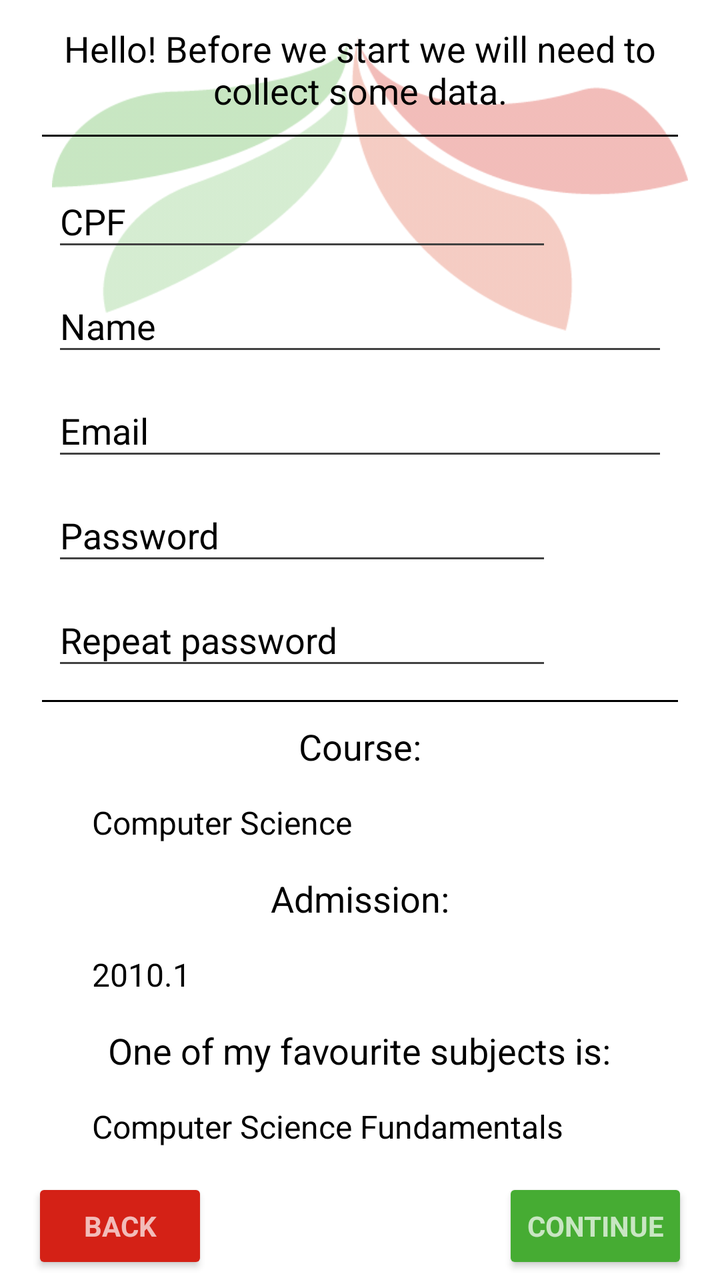
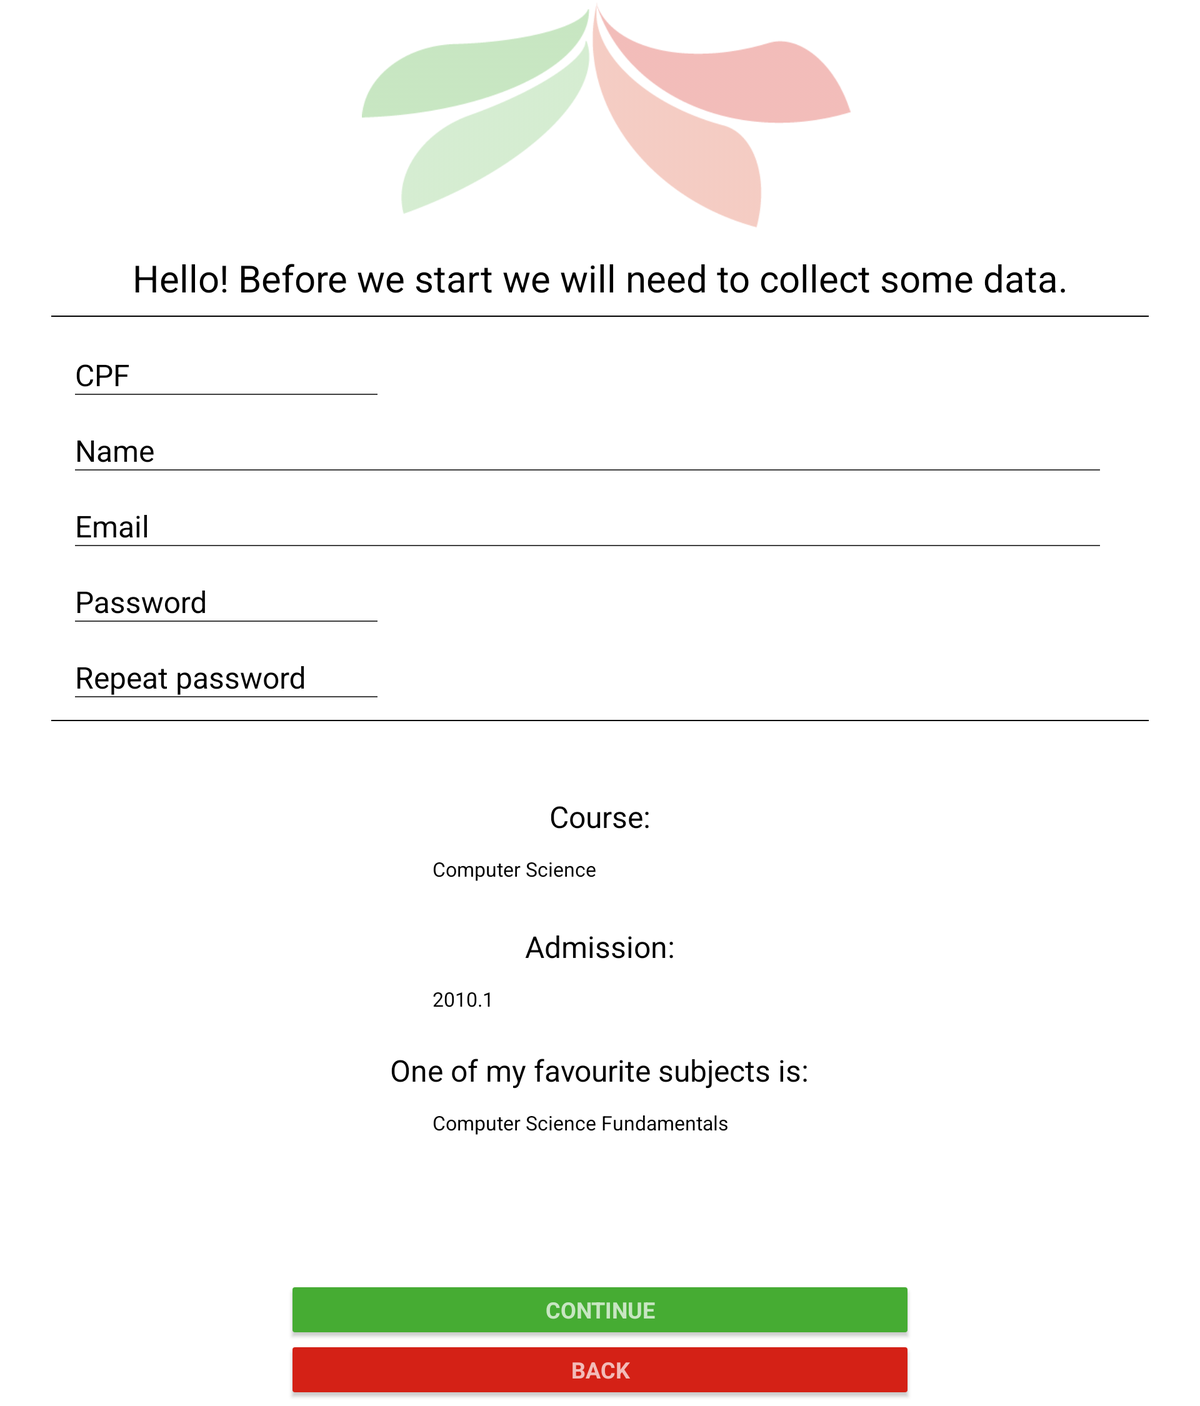

One screen, two layout resources from the same app: the default and the repository's alternative for another configuration. Each is rendered where Android would select it; the XML of both is given below.
<!-- AndroidManifest.xml: application theme SisaStyle -->
<!-- res/layout/activity_cadastro.xml -->
<ScrollView android:layout_width="match_parent"
    android:layout_height="match_parent"
    xmlns:android="http://schemas.android.com/apk/res/android">

<RelativeLayout xmlns:android="http://schemas.android.com/apk/res/android"
    android:layout_width="match_parent"
    android:layout_height="match_parent"
    xmlns:app="http://schemas.android.com/apk/res-auto"
    xmlns:tools="http://schemas.android.com/tools"
    android:paddingBottom="5dp"
    android:paddingLeft="16dp"
    android:paddingRight="16dp"
    android:paddingTop="2dp"
    android:background="#ffffff" >

    <ImageView
        android:layout_width="match_parent"
        app:srcCompat="@drawable/sisa_header"
        android:id="@+id/imageView4"
        android:alpha=".3"
        android:layout_height="180dp"
        android:layout_alignParentTop="true"
        android:layout_alignParentStart="true"
        android:layout_marginLeft="10dp" />


    <TextView
        android:text="@string/label_info_cadastro1"
        android:layout_width="wrap_content"
        android:layout_height="wrap_content"
        android:textColor="@color/textColorPrimary"
        android:id="@+id/label_start"
        android:layout_alignParentTop="true"
        android:layout_centerHorizontal="true"
        android:textSize="18sp"
        android:textAlignment="center"
        android:background="@android:color/transparent"
        android:layout_marginTop="10dp" />

    <View
        android:id="@+id/separator1"
        android:layout_width="match_parent"
        android:layout_height="1dp"
        android:background="@color/textColorPrimary"
        android:layout_marginTop="10dp"
        android:layout_marginStart="5dp"
        android:layout_marginEnd="5dp"
        android:layout_marginBottom="10dp"
        android:layout_below="@id/label_start" />

    <android.support.design.widget.TextInputLayout
        android:id="@+id/prompt_cpf"
        android:layout_width="match_parent"
        android:layout_height="wrap_content"
        android:textColorHint="@android:color/background_dark"
        style="@style/Widget.Design.TextInputLayout"
        android:layout_below="@id/separator1"
        android:background="@android:color/transparent"
        android:layout_marginLeft="10dp"
        android:layout_marginRight="10dp">

        <EditText
            android:layout_width="250dp"
            android:layout_height="wrap_content"
            android:hint="@string/prompt_CPF_cadastro1"
            android:inputType="number"
            android:maxLines="1"
            android:singleLine="true"
            android:maxLength="14"

            android:foregroundTint="#000000"
            android:textColor="@color/textColorPrimary"
            android:textColorLink="#46ac33"
            android:popupBackground="@color/colorAccent"
            android:backgroundTint="@color/cardview_dark_background"
            android:id="@+id/p_cpf" />

    </android.support.design.widget.TextInputLayout>

    <android.support.design.widget.TextInputLayout
        android:id="@+id/prompt_nome"
        android:layout_width="match_parent"
        android:layout_height="wrap_content"
        android:textColorHint="@android:color/background_dark"
        style="@style/Widget.Design.TextInputLayout"
        android:layout_below="@id/prompt_cpf"
        android:background="@android:color/transparent"
        android:layout_marginLeft="10dp"
        android:layout_marginRight="10dp">

        <EditText
            android:layout_width="match_parent"
            android:layout_height="wrap_content"
            android:hint="@string/prompt_nome_cadastro1"
            android:inputType="textPersonName"
            android:maxLines="1"
            android:singleLine="true"

            android:foregroundTint="#000000"
            android:textColor="#000000"
            android:textColorLink="#46ac33"
            android:backgroundTint="@color/cardview_dark_background"
            android:id="@+id/p_nome" />

    </android.support.design.widget.TextInputLayout>

    <android.support.design.widget.TextInputLayout
        android:id="@+id/prompt_email"
        android:layout_width="match_parent"
        android:layout_height="wrap_content"
        android:textColorHint="@android:color/background_dark"
        style="@style/Widget.Design.TextInputLayout"
        android:layout_below="@id/prompt_nome"
        android:background="@android:color/transparent"
        android:layout_marginLeft="10dp"
        android:layout_marginRight="10dp">

        <EditText
            android:layout_width="match_parent"
            android:layout_height="wrap_content"
            android:hint="@string/prompt_email_login"
            android:inputType="textEmailAddress"
            android:maxLines="1"
            android:singleLine="true"

            android:foregroundTint="#000000"
            android:textColor="#000000"
            android:textColorLink="#46ac33"
            android:backgroundTint="@color/cardview_dark_background"
            android:id="@+id/p_email" />

    </android.support.design.widget.TextInputLayout>

    <android.support.design.widget.TextInputLayout
        android:id="@+id/prompt_senha"
        android:layout_width="match_parent"
        android:layout_height="wrap_content"
        android:textColorHint="@android:color/background_dark"
        style="@style/Widget.Design.TextInputLayout"
        android:layout_below="@id/prompt_email"
        android:background="@android:color/transparent"
        android:layout_marginLeft="10dp"
        android:layout_marginRight="10dp">

        <EditText
            android:layout_width="250dp"
            android:layout_height="wrap_content"
            android:hint="@string/prompt_senha_login"
            android:inputType="textPassword"
            android:maxLines="1"
            android:singleLine="true"

            android:foregroundTint="#000000"
            android:textColor="#000000"
            android:textColorLink="#46ac33"
            android:backgroundTint="@color/cardview_dark_background"
            android:id="@+id/p_senha" />

    </android.support.design.widget.TextInputLayout>

    <android.support.design.widget.TextInputLayout
        android:id="@+id/prompt_rSenha"
        android:layout_width="match_parent"
        android:layout_height="wrap_content"
        android:textColorHint="@android:color/background_dark"
        style="@style/Widget.Design.TextInputLayout"
        android:layout_below="@id/prompt_senha"
        android:background="@android:color/transparent"
        android:layout_marginLeft="10dp"
        android:layout_marginRight="10dp">

        <EditText
            android:layout_width="250dp"
            android:layout_height="wrap_content"
            android:hint="@string/prompt_csenha_cadastro1"
            android:inputType="textPassword"
            android:maxLines="1"
            android:singleLine="true"

            android:foregroundTint="#000000"
            android:textColor="#000000"
            android:textColorLink="#46ac33"
            android:backgroundTint="@color/cardview_dark_background"
            android:id="@+id/p_rsenha" />

    </android.support.design.widget.TextInputLayout>

    <View
        android:id="@+id/separator2"
        android:layout_width="match_parent"
        android:layout_height="1dp"
        android:background="@color/textColorPrimary"
        android:layout_marginTop="10dp"
        android:layout_marginStart="5dp"
        android:layout_marginEnd="5dp"
        android:layout_marginBottom="10dp"
        android:layout_below="@id/prompt_rSenha" />

    <TextView
        android:text="@string/prompt_curso_cadastro1"
        android:layout_width="wrap_content"
        android:layout_height="wrap_content"
        android:textColor="#000000"
        android:layout_below="@id/separator2"
        android:layout_centerHorizontal="true"
        android:id="@+id/label_curso_cadastro1"
        android:textSize="18sp"
        android:background="@android:color/transparent"
        android:layout_marginLeft="10dp" />

    <Spinner
        android:layout_height="wrap_content"
        android:id="@+id/spinnerCursoCadastro"
        android:entries="@array/array_curso_cadastro1"
        android:prompt="@string/spinner_title_cadastro1"
        android:layout_below="@id/label_curso_cadastro1"
        android:layout_centerHorizontal="true"
        style="@style/spinner_style"
        android:layout_marginLeft="32dp"
        android:layout_marginRight="10dp"
        android:layout_width="300dp" />

    <TextView
        android:text="@string/prompt_ingresso_cadastro1"
        android:layout_width="wrap_content"
        android:textColor="#000000"
        android:layout_height="wrap_content"
        android:layout_centerHorizontal="true"
        android:layout_below="@+id/spinnerCursoCadastro"
        android:id="@+id/label_admissao_cadastro1"
        android:textSize="18sp"
        android:background="@android:color/transparent"
        android:layout_marginLeft="10dp" />

    <Spinner
        android:layout_height="wrap_content"
        android:entries="@array/array_ingresso_cadastro1"
        android:prompt="@string/spinner_title_cadastro1"
        android:layout_below="@id/label_admissao_cadastro1"
        android:layout_centerHorizontal="true"
        android:id="@+id/spinnerPeriodoIngresso"
        style="@style/spinner_style"
        android:layout_marginLeft="6dp"
        android:layout_marginRight="10dp"
        android:layout_width="300dp" />

    <TextView

        android:layout_width="wrap_content"
        android:layout_height="wrap_content"
        android:text="@string/prompt_disciplina_favorita_cadastro1"
        android:textColor="#000000"
        android:layout_below="@id/spinnerPeriodoIngresso"
        android:layout_centerHorizontal="true"
        android:id="@+id/label_favorita_cadastro1"
        android:textSize="18sp"
        android:background="@android:color/transparent" />

    <android.support.v7.widget.AppCompatSpinner
        android:layout_width="300dp"
        android:layout_height="wrap_content"
        android:layout_below="@id/label_favorita_cadastro1"
        android:layout_centerHorizontal="true"
        android:entries="@array/array_disciplina_cadastro1"
        android:prompt="@string/spinner_title_cadastro1"
        android:id="@+id/spinnerDisciplinaFavorita"
        style="@style/spinner_style" />

    <Button

        style="?android:textAppearanceSmall"
        android:layout_width="wrap_content"
        android:layout_height="wrap_content"
        android:text="@string/action_voltar"
        android:textStyle="bold"
        android:backgroundTint="#d42116"
        android:id="@+id/btVoltarCadastro"
        android:layout_below="@id/spinnerDisciplinaFavorita" />

    <Button

        style="?android:textAppearanceSmall"
        android:layout_width="wrap_content"
        android:layout_height="wrap_content"
        android:text="@string/action_continuar"
        android:textStyle="bold"
        android:backgroundTint="@color/colorAccent"
        android:id="@+id/btContinuarCadastro"
        android:layout_alignBaseline="@+id/btVoltarCadastro"
        android:layout_alignParentRight="true"
        android:layout_alignParentBottom="true" />

</RelativeLayout>
</ScrollView>
<!-- resources referenced by this layout -->
<resources>
  <string-array name="array_curso_cadastro1">
          <item>Computer Science</item>
  
      </string-array>
  <string-array name="array_disciplina_cadastro1">
          <item>Computer Science Fundamentals</item>
          <item>Software Systems</item>
          <item>Computer and Network Architecture</item>
      </string-array>
  <string-array name="array_ingresso_cadastro1">
          <item>2010.1</item>
          <item>2010.2</item>
          <item>2011.1</item>
          <item>2011.2</item>
          <item>2012.1</item>
          <item>2012.2</item>
          <item>2013.1</item>
          <item>2013.2</item>
      </string-array>
  <color name="colorAccent">#46ac33</color>
  <color name="textColorPrimary">#000000</color>
  <!-- drawable sisa_header: png bitmap (drawable, 10006 bytes) -->
  <string name="action_continuar">Continue</string>
  <string name="action_voltar">Back</string>
  <string name="label_info_cadastro1">Hello! Before we start we will need to collect some data.</string>
  <string name="prompt_CPF_cadastro1">CPF</string>
  <string name="prompt_csenha_cadastro1">Repeat password</string>
  <string name="prompt_curso_cadastro1">Course: </string>
  <string name="prompt_disciplina_favorita_cadastro1">One of my favourite subjects is:</string>
  <string name="prompt_email_login">Email</string>
  <string name="prompt_ingresso_cadastro1">Admission: </string>
  <string name="prompt_nome_cadastro1">Name</string>
  <string name="prompt_senha_login">Password</string>
  <string name="spinner_title_cadastro1">Pick one</string>
  <style name="spinner_style">
          <item name="android:layout_width">match_parent</item>
          <item name="android:layout_height">wrap_content</item>
          <item name="android:background">@drawable/spinner_drawable</item>
          <item name="android:layout_margin">10dp</item>
          <item name="android:paddingLeft">8dp</item>
          <item name="android:paddingRight">20dp</item>
          <item name="android:paddingTop">5dp</item>
          <item name="android:paddingBottom">5dp</item>
          <item name="android:popupBackground">#46ac33</item>
      </style>
  <style name="SisaStyle" parent="Theme.AppCompat.NoActionBar">
          
          <item name="colorPrimary">@color/colorPrimary</item>
          <item name="colorPrimaryDark">@color/colorPrimaryDark</item>
          <item name="colorAccent">@color/colorAccent</item>
          <item name="android:textColorPrimary">@color/textColorPrimary</item>
  
      </style>
  <!-- drawable spinner_drawable (drawable) -->
  <?xml version="1.0" encoding="utf-8"?>
  <selector xmlns:android="http://schemas.android.com/apk/res/android">
  
      <item><layer-list>
          <item><shape>
              <stroke android:angle="90" android:color="#46ac33" android:type="linear" /> 
  
              <stroke android:width="1dp" android:color="#000000" />
  
              <corners android:radius="4dp" />
  
              <padding android:bottom="3dp" android:left="3dp" android:right="5dp" android:top="3dp" />
          </shape></item>
          <item ><bitmap android:gravity="right" android:src="@drawable/arrow" />
          </item>
      </layer-list></item>
  
  </selector>
  <color name="colorPrimary">#000000</color>
  <color name="colorPrimaryDark">#000000</color>
</resources>
<!-- res/layout-sw600dp-land/activity_cadastro.xml (the repository's variant of the layout above) -->
<!-- drawn on a 7-inch tablet turned sideways -->
<ScrollView xmlns:android="http://schemas.android.com/apk/res/android"
    xmlns:app="http://schemas.android.com/apk/res-auto"
    xmlns:tools="http://schemas.android.com/tools"
    android:layout_height="match_parent"
    android:layout_width="match_parent">
<RelativeLayout
    android:layout_width="match_parent"
    android:layout_height="match_parent"
    android:paddingBottom="5dp"
    android:paddingLeft="16dp"
    android:paddingRight="16dp"
    android:paddingTop="2dp"
    android:background="#ffffff">

    <ImageView
        android:layout_width="match_parent"
        app:srcCompat="@drawable/sisa_header"
        android:id="@+id/imageView4"
        android:alpha=".3"
        android:layout_height="180dp"
        android:layout_alignParentTop="true"
        android:layout_alignParentStart="true"
        android:layout_marginLeft="10dp" />


    <TextView
        android:text="@string/label_info_cadastro1"
        android:layout_width="wrap_content"
        android:layout_height="wrap_content"
        android:textColor="@color/textColorPrimary"
        android:id="@+id/label_start"
        android:layout_alignParentTop="true"
        android:layout_centerHorizontal="true"
        android:textSize="30sp"
        android:textAlignment="center"
        android:background="@android:color/transparent"
        android:layout_marginTop="200dp" />

    <View
        android:id="@+id/separator1"
        android:layout_width="match_parent"
        android:layout_height="1dp"
        android:background="@color/textColorPrimary"
        android:layout_marginTop="10dp"
        android:layout_marginStart="25dp"
        android:layout_marginEnd="25dp"
        android:layout_marginBottom="10dp"
        android:layout_below="@id/label_start" />

    <android.support.design.widget.TextInputLayout
        android:id="@+id/prompt_cpf"
        android:layout_width="match_parent"
        android:layout_height="wrap_content"
        android:textColorHint="@android:color/background_dark"
        style="@style/Widget.Design.TextInputLayout"
        android:layout_below="@id/separator1"
        android:background="@android:color/transparent"
        android:layout_marginLeft="10dp"
        android:layout_marginRight="10dp">

        <AutoCompleteTextView
            android:layout_width="250dp"
            android:layout_height="wrap_content"
            android:hint="@string/prompt_CPF_cadastro1"
            android:inputType="number"
            android:maxLines="1"
            android:singleLine="true"

            android:foregroundTint="#000000"
            android:textColor="@color/textColorPrimary"
            android:textColorLink="#46ac33"
            android:popupBackground="@color/colorAccent"
            android:backgroundTint="@color/cardview_dark_background"
            android:layout_marginLeft="30dp"
            android:layout_marginRight="50dp"
            android:textSize="24sp" />

    </android.support.design.widget.TextInputLayout>

    <android.support.design.widget.TextInputLayout
        android:id="@+id/prompt_nome"
        android:layout_width="match_parent"
        android:layout_height="wrap_content"
        android:textColorHint="@android:color/background_dark"
        style="@style/Widget.Design.TextInputLayout"
        android:layout_below="@id/prompt_cpf"
        android:background="@android:color/transparent"
        android:layout_marginLeft="10dp"
        android:layout_marginRight="10dp">

        <AutoCompleteTextView
            android:layout_width="match_parent"
            android:layout_height="wrap_content"
            android:hint="@string/prompt_nome_cadastro1"
            android:inputType="textPersonName"
            android:maxLines="1"
            android:singleLine="true"

            android:foregroundTint="#000000"
            android:textColor="#000000"
            android:textColorLink="#46ac33"
            android:backgroundTint="@color/cardview_dark_background"
            android:layout_marginLeft="30dp"
            android:layout_marginRight="50dp"
            android:textSize="24sp" />

    </android.support.design.widget.TextInputLayout>

    <android.support.design.widget.TextInputLayout
        android:id="@+id/prompt_email"
        android:layout_width="match_parent"
        android:layout_height="wrap_content"
        android:textColorHint="@android:color/background_dark"
        style="@style/Widget.Design.TextInputLayout"
        android:layout_below="@id/prompt_nome"
        android:background="@android:color/transparent"
        android:layout_marginLeft="10dp"
        android:layout_marginRight="10dp">

        <AutoCompleteTextView
            android:layout_width="match_parent"
            android:layout_height="wrap_content"
            android:hint="@string/prompt_email_login"
            android:inputType="textEmailAddress"
            android:maxLines="1"
            android:singleLine="true"

            android:foregroundTint="#000000"
            android:textColor="#000000"
            android:textColorLink="#46ac33"
            android:backgroundTint="@color/cardview_dark_background"
            android:layout_marginLeft="30dp"
            android:layout_marginRight="50dp"
            android:textSize="24sp" />

    </android.support.design.widget.TextInputLayout>

    <android.support.design.widget.TextInputLayout
        android:id="@+id/prompt_senha"
        android:layout_width="match_parent"
        android:layout_height="wrap_content"
        android:textColorHint="@android:color/background_dark"
        style="@style/Widget.Design.TextInputLayout"
        android:layout_below="@id/prompt_email"
        android:background="@android:color/transparent"
        android:layout_marginLeft="10dp"
        android:layout_marginRight="10dp">

        <AutoCompleteTextView
            android:layout_width="250dp"
            android:layout_height="wrap_content"
            android:hint="@string/prompt_senha_login"
            android:inputType="textPassword"
            android:maxLines="1"
            android:singleLine="true"

            android:foregroundTint="#000000"
            android:textColor="#000000"
            android:textColorLink="#46ac33"
            android:backgroundTint="@color/cardview_dark_background"
            android:layout_marginLeft="30dp"
            android:layout_marginRight="50dp"
            android:textSize="24sp" />

    </android.support.design.widget.TextInputLayout>

    <android.support.design.widget.TextInputLayout
        android:id="@+id/prompt_rSenha"
        android:layout_width="match_parent"
        android:layout_height="wrap_content"
        android:textColorHint="@android:color/background_dark"
        style="@style/Widget.Design.TextInputLayout"
        android:layout_below="@id/prompt_senha"
        android:background="@android:color/transparent"
        android:layout_marginLeft="10dp"
        android:layout_marginRight="10dp">

        <AutoCompleteTextView
            android:layout_width="250dp"
            android:layout_height="wrap_content"
            android:hint="@string/prompt_csenha_cadastro1"
            android:inputType="textPassword"
            android:maxLines="1"
            android:singleLine="true"

            android:foregroundTint="#000000"
            android:textColor="#000000"
            android:textColorLink="#46ac33"
            android:backgroundTint="@color/cardview_dark_background"
            android:layout_marginLeft="30dp"
            android:layout_marginRight="50dp"
            android:textSize="24sp" />

    </android.support.design.widget.TextInputLayout>

    <View
        android:id="@+id/separator2"
        android:layout_width="match_parent"
        android:layout_height="1dp"
        android:background="@color/textColorPrimary"
        android:layout_marginTop="10dp"
        android:layout_marginStart="25dp"
        android:layout_marginEnd="25dp"
        android:layout_marginBottom="10dp"
        android:layout_below="@id/prompt_rSenha" />

    <TextView
        android:text="@string/prompt_curso_cadastro1"
        android:layout_width="wrap_content"
        android:layout_height="wrap_content"
        android:textColor="#000000"
        android:layout_below="@id/separator2"
        android:id="@+id/label_curso_cadastro1"
        android:textSize="24sp"
        android:layout_marginTop="50dp"
        android:layout_centerInParent="true"
        android:background="@android:color/transparent" />

    <TextView
        android:text="@string/prompt_ingresso_cadastro1"
        android:layout_width="wrap_content"
        android:textColor="#000000"
        android:layout_height="wrap_content"
        android:layout_below="@+id/spinnerCursoCadastro"
        android:id="@+id/label_admissao_cadastro1"
        android:textSize="24sp"
        android:layout_marginTop="20dp"
        android:background="@android:color/transparent"
        android:layout_centerInParent="true"/>

    <Spinner
        android:layout_height="wrap_content"
        android:entries="@array/array_ingresso_cadastro1"
        android:prompt="@string/spinner_title_cadastro1"
        android:layout_below="@id/label_admissao_cadastro1"
        android:layout_centerInParent="true"
        android:id="@+id/spinnerPeriodoIngresso"
        style="@style/spinner_style"
        android:layout_marginLeft="6dp"
        android:layout_marginRight="10dp"
        android:layout_width="300dp" />

    <android.support.v7.widget.AppCompatSpinner
        android:layout_width="300dp"
        android:layout_height="wrap_content"
        android:layout_below="@id/label_favorita_cadastro1"
        android:layout_centerInParent="true"
        android:entries="@array/array_disciplina_cadastro1"
        android:prompt="@string/spinner_title_cadastro1"
        android:id="@+id/spinnerDisciplinaFavorita"
        android:layout_marginTop="10dp"
        style="@style/spinner_style"/>

    <TextView

        android:layout_width="wrap_content"
        android:layout_height="wrap_content"
        android:text="@string/prompt_disciplina_favorita_cadastro1"
        android:textColor="#000000"
        android:id="@+id/label_favorita_cadastro1"
        android:textSize="24sp"
        android:background="@android:color/transparent"
        android:layout_below="@+id/spinnerPeriodoIngresso"
        android:layout_centerHorizontal="true"
        android:layout_marginTop="15dp" />

    <Button

        style="?android:textAppearanceSmall"
        android:layout_height="wrap_content"
        android:text="@string/action_voltar"
        android:textStyle="bold"
        android:backgroundTint="#d42116"
        android:id="@+id/btVoltarCadastro"
        android:layout_below="@+id/btContinuarCadastro"
        android:layout_width="500dp"
        android:layout_centerInParent="true"
        android:textSize="18sp" />

    <Button

        style="?android:textAppearanceSmall"
        android:layout_height="wrap_content"
        android:text="@string/action_continuar"
        android:textStyle="bold"
        android:backgroundTint="@color/colorAccent"
        android:id="@+id/btContinuarCadastro"
        android:layout_marginTop="100dp"
        android:layout_width="500dp"
        android:layout_below="@+id/spinnerDisciplinaFavorita"
        android:layout_alignStart="@+id/btVoltarCadastro"
        android:textSize="18sp" />

    <Spinner
        android:id="@+id/spinnerCursoCadastro"
        android:entries="@array/array_curso_cadastro1"
        android:prompt="@string/spinner_title_cadastro1"
        style="@style/spinner_style"
        android:layout_marginLeft="32dp"
        android:layout_marginRight="10dp"
        android:layout_below="@+id/label_curso_cadastro1"
        android:layout_centerHorizontal="true"
        android:layout_marginTop="23dp"
        android:layout_width="300dp" />

</RelativeLayout>
</ScrollView>
